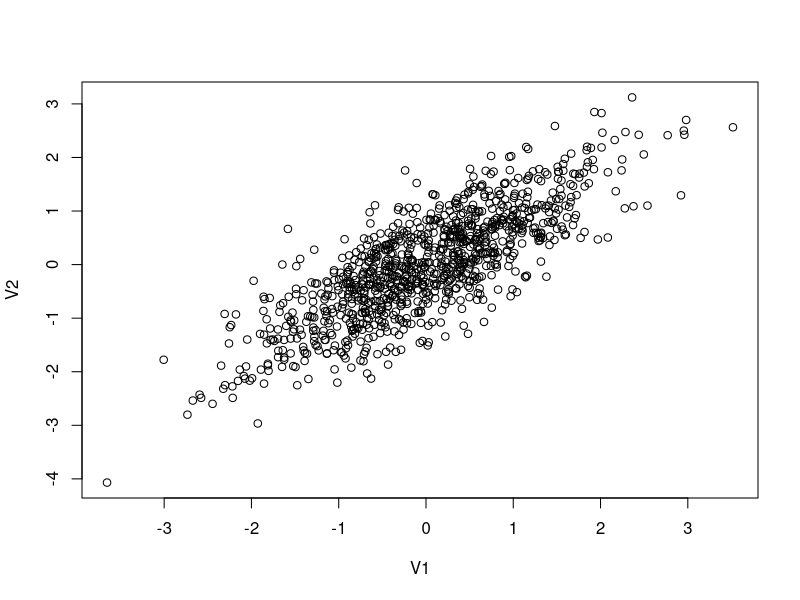

Write R code to recreate this figure.
## ---- chunk 1
knitr::opts_chunk$set(echo = TRUE)
## ---- chunk 2
#This is a comment, alone in a chunk. 

## ---- chunk 3
library(MASS)
library(ggplot2)

out <- as.data.frame(mvrnorm(1000, mu = c(0,0), 
                     Sigma = matrix(c(1,0.8,0.8,1), ncol = 2), 
                     empirical = TRUE))
cor(out)
plot(out)

## ---- chunk 4
out$error<-rnorm(1000, mean=0, sd=1)

#The data generating process
B1<-3
B2<-6

out$Y<-out$V1*B1+out$V2*B2+out$error
## ---- chunk 5
#plotted<-ggplot(out, aes(V1, y = value, color = variable)) + 
#    geom_point(aes(y = Y, col = "Y")) + 
#    geom_point(aes(y = adjY, col = "adjY"))+
#    geom_smooth(method='lm', aes(y = Y, col = "Y"))+
#    geom_smooth(method='lm', aes(y = adjY, col = "Y"))

#plotted

